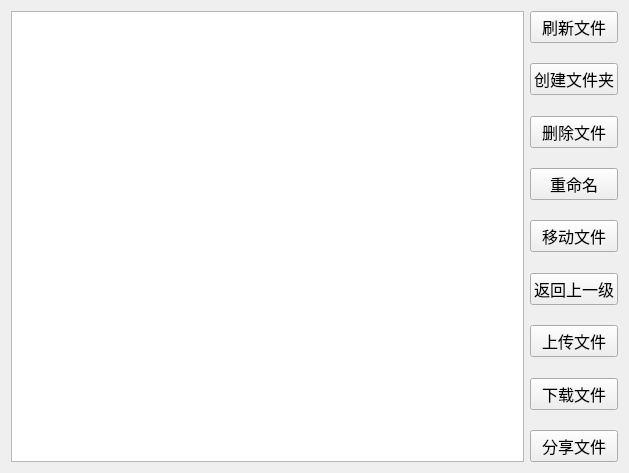
<?xml version="1.0" encoding="UTF-8"?>
<ui version="4.0">
 <class>File</class>
 <widget class="QWidget" name="File">
  <property name="geometry">
   <rect>
    <x>0</x>
    <y>0</y>
    <width>629</width>
    <height>473</height>
   </rect>
  </property>
  <property name="windowTitle">
   <string>Form</string>
  </property>
  <layout class="QHBoxLayout" name="horizontalLayout">
   <item>
    <widget class="QListWidget" name="listWidget"/>
   </item>
   <item>
    <layout class="QVBoxLayout" name="verticalLayout">
     <item>
      <widget class="QPushButton" name="flush_PB">
       <property name="font">
        <font>
         <family>Agency FB</family>
         <pointsize>12</pointsize>
        </font>
       </property>
       <property name="text">
        <string>刷新文件</string>
       </property>
      </widget>
     </item>
     <item>
      <spacer name="verticalSpacer">
       <property name="orientation">
        <enum>Qt::Vertical</enum>
       </property>
       <property name="sizeHint" stdset="0">
        <size>
         <width>20</width>
         <height>40</height>
        </size>
       </property>
      </spacer>
     </item>
     <item>
      <widget class="QPushButton" name="mkDir_PB">
       <property name="font">
        <font>
         <family>Agency FB</family>
         <pointsize>12</pointsize>
        </font>
       </property>
       <property name="text">
        <string>创建文件夹</string>
       </property>
      </widget>
     </item>
     <item>
      <spacer name="verticalSpacer_2">
       <property name="orientation">
        <enum>Qt::Vertical</enum>
       </property>
       <property name="sizeHint" stdset="0">
        <size>
         <width>20</width>
         <height>40</height>
        </size>
       </property>
      </spacer>
     </item>
     <item>
      <widget class="QPushButton" name="delFile_PB">
       <property name="font">
        <font>
         <family>Agency FB</family>
         <pointsize>12</pointsize>
        </font>
       </property>
       <property name="text">
        <string>删除文件</string>
       </property>
      </widget>
     </item>
     <item>
      <spacer name="verticalSpacer_3">
       <property name="orientation">
        <enum>Qt::Vertical</enum>
       </property>
       <property name="sizeHint" stdset="0">
        <size>
         <width>20</width>
         <height>40</height>
        </size>
       </property>
      </spacer>
     </item>
     <item>
      <widget class="QPushButton" name="rename_PB">
       <property name="font">
        <font>
         <family>Agency FB</family>
         <pointsize>12</pointsize>
        </font>
       </property>
       <property name="text">
        <string>重命名</string>
       </property>
      </widget>
     </item>
     <item>
      <spacer name="verticalSpacer_4">
       <property name="orientation">
        <enum>Qt::Vertical</enum>
       </property>
       <property name="sizeHint" stdset="0">
        <size>
         <width>20</width>
         <height>40</height>
        </size>
       </property>
      </spacer>
     </item>
     <item>
      <widget class="QPushButton" name="move_PB">
       <property name="font">
        <font>
         <family>Agency FB</family>
         <pointsize>12</pointsize>
        </font>
       </property>
       <property name="text">
        <string>移动文件</string>
       </property>
      </widget>
     </item>
     <item>
      <spacer name="verticalSpacer_5">
       <property name="orientation">
        <enum>Qt::Vertical</enum>
       </property>
       <property name="sizeHint" stdset="0">
        <size>
         <width>20</width>
         <height>40</height>
        </size>
       </property>
      </spacer>
     </item>
     <item>
      <widget class="QPushButton" name="return_PB">
       <property name="font">
        <font>
         <family>Agency FB</family>
         <pointsize>12</pointsize>
        </font>
       </property>
       <property name="text">
        <string>返回上一级</string>
       </property>
      </widget>
     </item>
     <item>
      <spacer name="verticalSpacer_6">
       <property name="orientation">
        <enum>Qt::Vertical</enum>
       </property>
       <property name="sizeHint" stdset="0">
        <size>
         <width>20</width>
         <height>40</height>
        </size>
       </property>
      </spacer>
     </item>
     <item>
      <widget class="QPushButton" name="upload_PB">
       <property name="font">
        <font>
         <family>Agency FB</family>
         <pointsize>12</pointsize>
        </font>
       </property>
       <property name="text">
        <string>上传文件</string>
       </property>
      </widget>
     </item>
     <item>
      <spacer name="verticalSpacer_7">
       <property name="orientation">
        <enum>Qt::Vertical</enum>
       </property>
       <property name="sizeHint" stdset="0">
        <size>
         <width>20</width>
         <height>40</height>
        </size>
       </property>
      </spacer>
     </item>
     <item>
      <widget class="QPushButton" name="download_PB">
       <property name="font">
        <font>
         <family>Agency FB</family>
         <pointsize>12</pointsize>
        </font>
       </property>
       <property name="text">
        <string>下载文件</string>
       </property>
      </widget>
     </item>
     <item>
      <spacer name="verticalSpacer_8">
       <property name="orientation">
        <enum>Qt::Vertical</enum>
       </property>
       <property name="sizeHint" stdset="0">
        <size>
         <width>20</width>
         <height>40</height>
        </size>
       </property>
      </spacer>
     </item>
     <item>
      <widget class="QPushButton" name="share_PB">
       <property name="font">
        <font>
         <family>Agency FB</family>
         <pointsize>12</pointsize>
        </font>
       </property>
       <property name="text">
        <string>分享文件</string>
       </property>
      </widget>
     </item>
    </layout>
   </item>
  </layout>
 </widget>
 <resources/>
 <connections/>
</ui>
